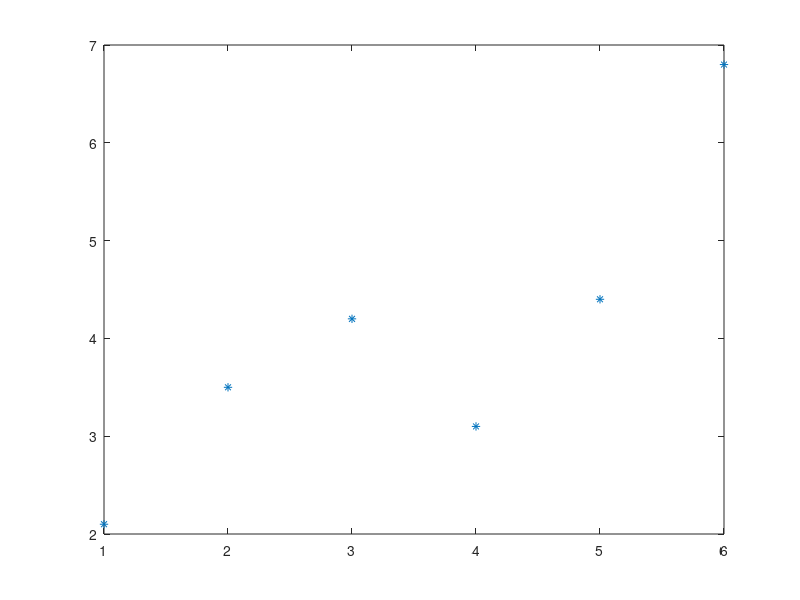

The MATLAB source for this figure:
%%Ex1
A = [2 2; 2 3];
b = [4 6]';
x1 = inv(A'*A)*A'*b

%%Ex2
A = [0 0 1; 0 1 1; 1 2 1; 1 0 1; 4 1 1; 4 2 1];
b = [0.5; 1.6; 2.8; 0.8; 5.1; 5.9];
x2 = inv(A'*A)*A'*b

%%Ex3
%%a
A = [1 0; 1 1; 1 2; 1 3];
b = [1;1;2;2];
x3 = inv(A'*A)*A'*b

%%b
A = [1 1; 1 2;1 4;1 5];
b = [0;1;2;3];
x3 = inv(A'*A)*A'*b

%%c
A = [1 -1; 1 0; 1 1; 1 2];
b =[0;1;2;4];
x3 = inv(A'*A)*A'*b

%%d
A = [1 2;1 3;1 5;1 6];
b = [3;2;1;0];
x3 = inv(A'*A)*A'*b

%%Ex4
A = [1 2000; 1 6000; 1 20000; 1 30000; 1 40000]
b = [20;18;10;6;2]
x4 = inv(A'*A)*A'*b

%%Ex5
A = [cos(1) sin(1); cos(2) sin(2); cos(3) sin(3)]
b = [7.9;5.4;-9]
x5 = inv(A'*A)*A'*b

%%Ex6
a = [1 2 3 4 5 6]
A = []
for i=1:length(a)
A = [A; i^3 i^2 i 1];
end
b = [2.1;3.5;4.2;3.1;4.4;6.8];
x6 = inv(A'*A)*A'*b
plot(a,b,'*')